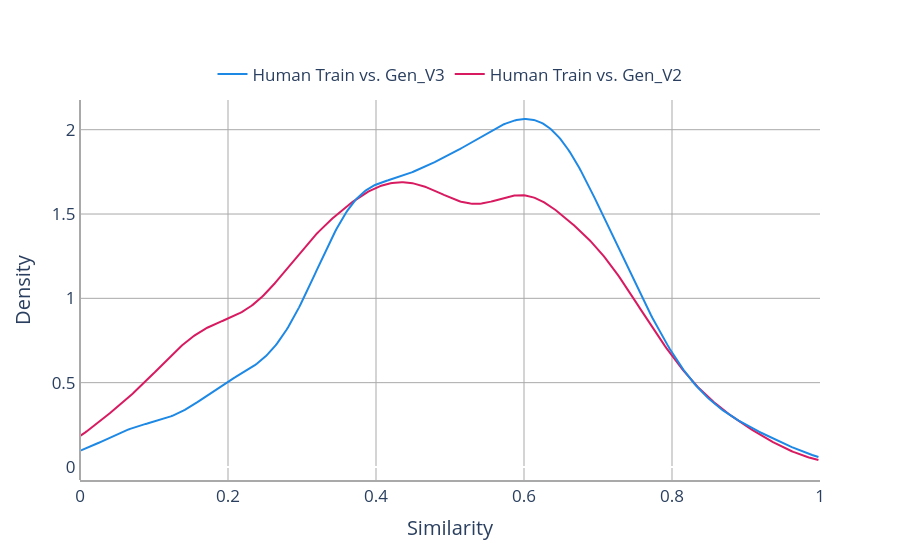

Write notebook code for a chart like this one.
### Code cell
import plotly.express as px

sim_human_train_vs_generated_v2 = between_dataset_similarity(human_data_train, generated_data_train_v2)
sim_human_train_vs_generated_v3 = between_dataset_similarity(human_data_train, generated_data_train_v3)

# fig = px.histogram(df, x="#words", color="source",  histnorm='density', barmode = 'overlay')
# fig.show()

import plotly.figure_factory as ff
colors = ['#D81B60', '#1E88E5', '#004D40']

fig = ff.create_distplot([sim_human_train_vs_generated_v2, sim_human_train_vs_generated_v3], ["Human Train vs. Gen_V2", "Human Train vs. Gen_V3"], 
                        bin_size=1,show_rug=False,show_hist=False,
                        colors=colors)
fig.update_layout(xaxis_title="Similarity", yaxis_title="Density",
                plot_bgcolor='rgba(0,0,0,0)',
                font=dict(size=17),
                legend=dict(
                orientation="h",
                yanchor="bottom",
                y=1.02,
                xanchor="center",
                x=0.5
            ))

fig.update_xaxes(showline=True, linewidth=2, linecolor='darkgrey', gridcolor='darkgrey', range=[0, 1.0])
fig.update_yaxes(showline=True, linewidth=2, linecolor='darkgrey', gridcolor='darkgrey')
fig.show()

### Figure 1 — Plotly figure (JSON) as saved in the notebook; plotly's stock layout.template omitted (floating-point values rounded to 4 significant figures; data arrays with more than 128 entries replaced by an {"elided": "..."} marker saying what was removed)
{"data": [{"legendgroup": "Human Train vs. Gen_V2", "marker": {"color": "#D81B60"}, "mode": "lines", "name": "Human Train vs. Gen_V2", "showlegend": true, "type": "scatter", "x": {"elided": "500 float values"}, "xaxis": "x", "y": {"elided": "500 float values"}, "yaxis": "y"}, {"legendgroup": "Human Train vs. Gen_V3", "marker": {"color": "#1E88E5"}, "mode": "lines", "name": "Human Train vs. Gen_V3", "showlegend": true, "type": "scatter", "x": {"elided": "500 float values"}, "xaxis": "x", "y": {"elided": "500 float values"}, "yaxis": "y"}], "layout": {"barmode": "overlay", "font": {"size": 17}, "hovermode": "closest", "legend": {"orientation": "h", "traceorder": "reversed", "x": 0.5, "xanchor": "center", "y": 1.02, "yanchor": "bottom"}, "plot_bgcolor": "rgba(0,0,0,0)", "xaxis": {"anchor": "y2", "domain": [0, 1], "gridcolor": "darkgrey", "linecolor": "darkgrey", "linewidth": 2, "range": [0, 1], "showline": true, "title": {"text": "Similarity"}, "zeroline": false}, "yaxis": {"anchor": "free", "domain": [0, 1], "gridcolor": "darkgrey", "linecolor": "darkgrey", "linewidth": 2, "position": 0, "showline": true, "title": {"text": "Density"}}}}
